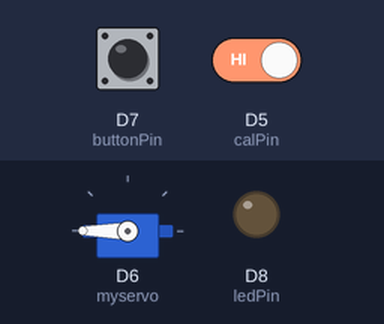
The sketch below on a simulated ESP8266 (NodeMCU). Shown: servo, output pins drawn as LEDs (lit = HIGH). The inputs (shaded band) are chosen by the test bench; at power-on: D7 (buttonPin) HIGH, D5 (calPin) HIGH. WiFi joins after 1.5 s; servers stay silent unless stated; what the sketch prints to the serial monitor is not drawn.

Above: at 2.7 s.
2.8 s: D7 (buttonPin) pulled LOW for 3.2 s
At 5.6 s:
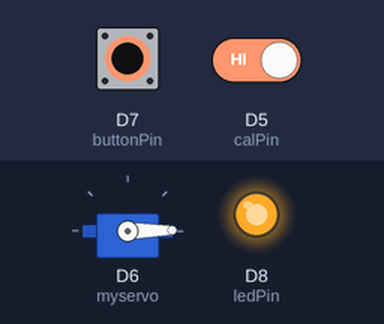
7.5 s: D5 (calPin) driven LOW
At 8.8 s:
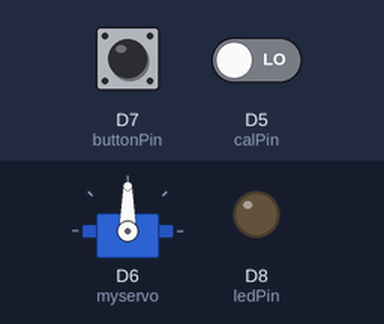
Timing chart, 0 to 10.5 s (numbered marks = the images above; inputs shaded):
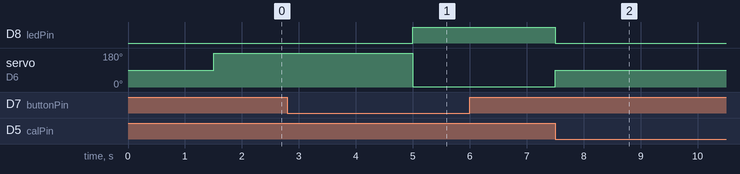

The sketch:

Fetch.ino
```cpp
#include "Arduino.h"
#include <Servo.h> //Servo library
#include <ESP8266WiFi.h>

// servo object to control a servo
Servo myservo;

int pos=1; // variable to store the servo position
int rotate=1000; //variable to store the servo rotation time

const int buttonPin = D7; // the number of the pushbutton pin
int buttonState = 0; //variable for reading the pushbutton status

const int calPin = D5; // the number of the recalibration click switch pin
const int ledPin = D8;

// Time server code
const char *ssid = "Internet_kot";
const char *password = "teunsiem";

boolean isRotated = false;

enum States { firebase_observe, refill, fetch};
States currentState = fetch;

void setup() {
  // initialize serial communication:
  Serial.begin(115200);

  WiFi.begin(ssid, password);

  while ( WiFi.status() != WL_CONNECTED ) {
    delay ( 500 );
    Serial.print ( "." );
  }

  Serial.println("Connected!");

  myservo.attach(D6);

  //initialize the pushbutton and calibration pin as an input:
  pinMode(buttonPin, INPUT);
  pinMode(calPin, INPUT);

  pinMode(A0, INPUT);
  pinMode(D8, OUTPUT);

}

void loop() {
  if (currentState == firebase_observe) {
    Serial.println("Firebase Observe");

  } else if (currentState == refill) {
    Serial.println("REFILL STATE");
  } else if (currentState == fetch) {
    Serial.println("FETCH STATE");

    if (!isRotated) {
      //Activate motor to go to specific compartment
      myservo.write(180);
      //myservo.write(pos);           // tell servo to go to rotate at speed written in variable 'pos'
      delay(rotate * 3.5);                // the servo will continue to rotate at this speed for 'rotate' seconds
      myservo.write(90);
      isRotated = true;
    }

    // turn on the light of the button
    digitalWrite(D8, HIGH);

    // read the state of the pushbutton value:
    buttonState = digitalRead(buttonPin);

    // if button is  pressed
    if (buttonState == LOW) {
      Serial.println("Button is pressed");

      // Calibrate the system by rotating until the calibration click switch is pressed
      buttonState = digitalRead(calPin);
      while (buttonState == HIGH) {
        Serial.println("calibrating");
        myservo.write(1);         // tell servo to rotate at speed 'pos'
        delay(5);                   // rotate for 5 ms and then read value again
        buttonState = digitalRead(calPin);
      }

      myservo.write(90);
      digitalWrite(D8, LOW);
      currentState = firebase_observe;
      isRotated = false;
    }
  }
  delay(500);                //delay in between for stability
}
```

Measured:
- after the input at 2.8 s, servo on D6 (myservo): 180° → 1° after 2.2 s
- after the input at 7.5 s, D8 (ledPin): HIGH → LOW at once; servo on D6 (myservo): 1° → 90° at once
